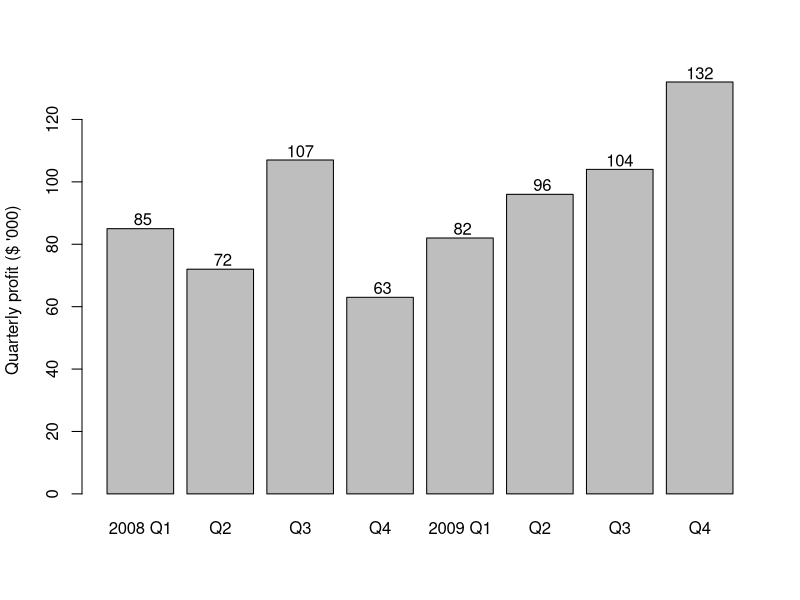
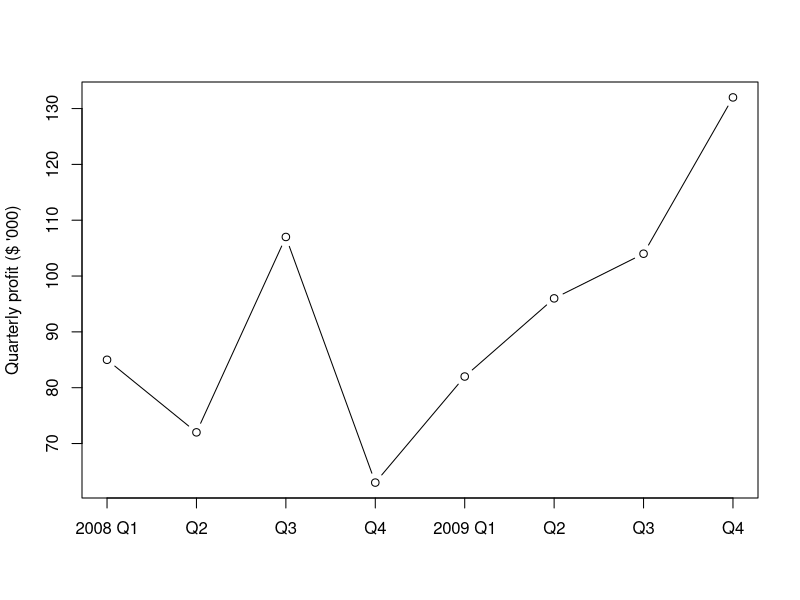

Reproduce these figures in R, in order.
labels = c("2008 Q1", "Q2", "Q3", "Q4",
            "2009 Q1", "Q2", "Q3", "Q4")
profit = c(45, 32, 67, 23, 42, 56, 64, 92)+40

# Draw a bar-plot
bp = barplot(profit,
                names.arg=labels,
                axisnames=TRUE,
                ylab="Quarterly profit ($ '000)",
                border = TRUE)
text(bp, profit+3,
        labels=format(profit),
        xpd = TRUE,
        col = "black")

# Now rather use a line plot.
# Graph profit, but turn off axes
# and annotations
plot(profit, type="b", axes=TRUE,
        ann=FALSE, xaxt="n")

# Show the x-axis using our labels
axis(1, at=1:8, lab=labels)

# Plot title
title(ylab="Quarterly profit ($ '000)")
